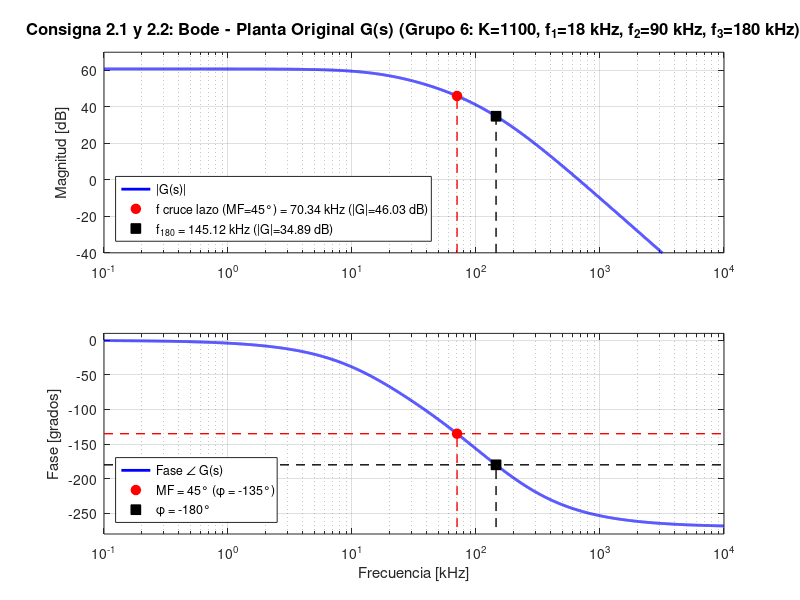
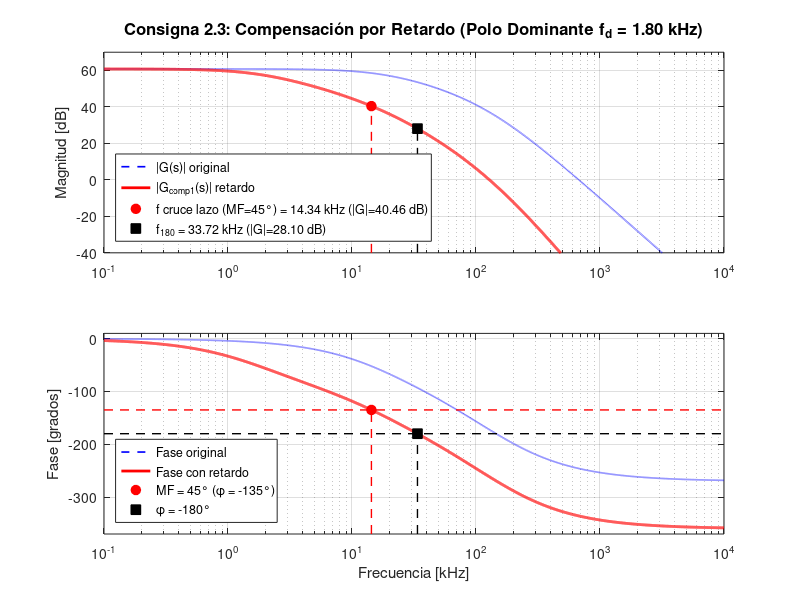
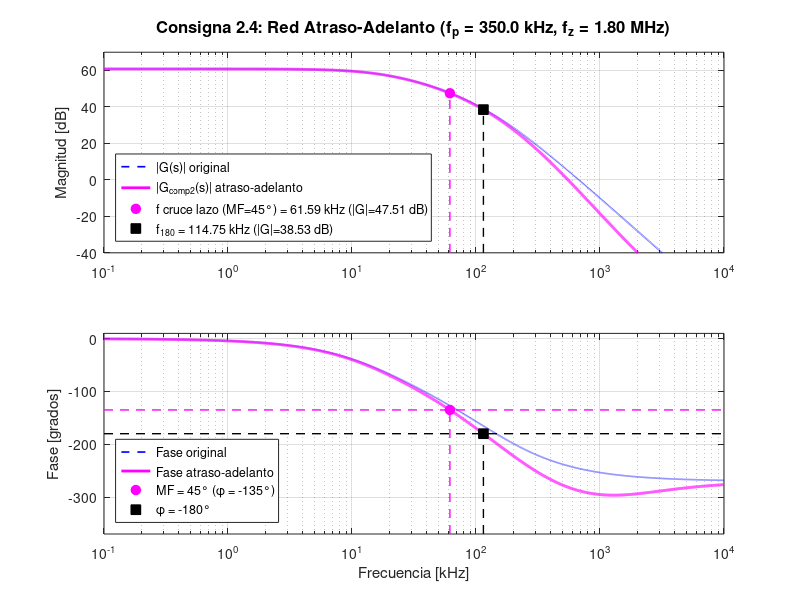
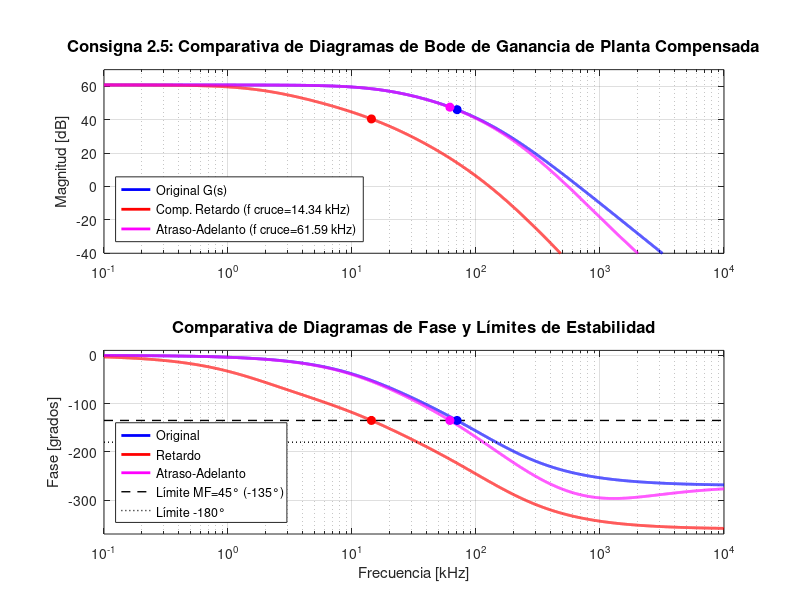

The MATLAB source for these figures, in order:
%% =========================================================================
%% ELECTRÓNICA APLICADA II - UTN F.R.C.
%% TRABAJO PRÁCTICO N° 4: Respuesta en frecuencia con realimentación
%% Resolución y Análisis de la Consigna 2
%% =========================================================================
%% Grupo Asignado: Grupo 6
%% Script para GNU Octave (compatible con MATLAB)
%% =========================================================================

clear; clc; close all;

% -------------------------------------------------------------------------
% 0. CONFIGURACIÓN DEL GRUPO (Parámetros de la Tabla 1)
% -------------------------------------------------------------------------
% Seleccionar número de grupo (1 a 8). Configurado para Grupo 6:
GRUPO = 6;

% Base de datos con los parámetros de la Tabla 1 de la consigna
datos_grupos = struct();

% Grupo 1
datos_grupos(1).K  = 1000;
datos_grupos(1).f1 = 10e3;  datos_grupos(1).f2 = 50e3;  datos_grupos(1).f3 = 100e3;
datos_grupos(1).fd = 1.0e3;
datos_grupos(1).fp = 200e3; datos_grupos(1).fz = 1.0e6;

% Grupo 2
datos_grupos(2).K  = 800;
datos_grupos(2).f1 = 15e3;  datos_grupos(2).f2 = 60e3;  datos_grupos(2).f3 = 120e3;
datos_grupos(2).fd = 1.5e3;
datos_grupos(2).fp = 250e3; datos_grupos(2).fz = 1.2e6;

% Grupo 3
datos_grupos(3).K  = 1200;
datos_grupos(3).f1 = 20e3;  datos_grupos(3).f2 = 80e3;  datos_grupos(3).f3 = 150e3;
datos_grupos(3).fd = 2.0e3;
datos_grupos(3).fp = 300e3; datos_grupos(3).fz = 1.5e6;

% Grupo 4
datos_grupos(4).K  = 1500;
datos_grupos(4).f1 = 25e3;  datos_grupos(4).f2 = 100e3; datos_grupos(4).f3 = 200e3;
datos_grupos(4).fd = 2.5e3;
datos_grupos(4).fp = 400e3; datos_grupos(4).fz = 2.0e6;

% Grupo 5
datos_grupos(5).K  = 900;
datos_grupos(5).f1 = 12e3;  datos_grupos(5).f2 = 70e3;  datos_grupos(5).f3 = 140e3;
datos_grupos(5).fd = 1.2e3;
datos_grupos(5).fp = 220e3; datos_grupos(5).fz = 1.1e6;

% Grupo 6 (Configurado)
datos_grupos(6).K  = 1100;
datos_grupos(6).f1 = 18e3;  datos_grupos(6).f2 = 90e3;  datos_grupos(6).f3 = 180e3;
datos_grupos(6).fd = 1.8e3;
datos_grupos(6).fp = 350e3; datos_grupos(6).fz = 1.8e6;

% Grupo 7
datos_grupos(7).K  = 1300;
datos_grupos(7).f1 = 22e3;  datos_grupos(7).f2 = 110e3; datos_grupos(7).f3 = 220e3;
datos_grupos(7).fd = 2.2e3;
datos_grupos(7).fp = 450e3; datos_grupos(7).fz = 2.2e6;

% Grupo 8
datos_grupos(8).K  = 1000;
datos_grupos(8).f1 = 30e3;  datos_grupos(8).f2 = 120e3; datos_grupos(8).f3 = 250e3;
datos_grupos(8).fd = 3.0e3;
datos_grupos(8).fp = 500e3; datos_grupos(8).fz = 2.5e6;

% Extracción de parámetros asignados al grupo
param = datos_grupos(GRUPO);
K  = param.K;
f1 = param.f1;
f2 = param.f2;
f3 = param.f3;
fd = param.fd;
fp = param.fp;
fz = param.fz;

fprintf('=========================================================================\n');
fprintf('  ELECTRÓNICA APLICADA II - TP 4: RESPUESTA EN FRECUENCIA Y COMPENSACIÓN\n');
fprintf('  RESOLUCIÓN DE LA CONSIGNA 2 - GRUPO %d\n', GRUPO);
fprintf('=========================================================================\n');
fprintf('Parámetros asignados:\n');
fprintf('  Ganancia en DC (K): %g (%0.2f dB)\n', K, 20*log10(K));
fprintf('  Polos de la planta: f1 = %0.1f kHz, f2 = %0.1f kHz, f3 = %0.1f kHz\n', f1/1e3, f2/1e3, f3/1e3);
fprintf('  Compensador Retardo: fd = %0.2f kHz\n', fd/1e3);
fprintf('  Red Atraso-Adelanto: fp = %0.1f kHz, fz = %0.2f MHz\n', fp/1e3, fz/1e6);
fprintf('-------------------------------------------------------------------------\n\n');

% Crear directorio de salida para los gráficos si no existe
carpeta_graficos = fullfile(fileparts(mfilename('fullpath')), 'graficos');
if ~exist(carpeta_graficos, 'dir')
    mkdir(carpeta_graficos);
end

% -------------------------------------------------------------------------
% 1. DEFINICIÓN DEL VECTOR DE FRECUENCIAS Y RESPUESTAS EN FRECUENCIA
% -------------------------------------------------------------------------
% Vector de frecuencias logarítmicas (de 100 Hz a 10 MHz con alta densidad)
N_pts = 10000;
f = logspace(2, 7, N_pts); % [Hz]
w = 2 * pi * f;           % [rad/s]
s = 1j * w;

% --- 1.1 Planta Original G(s) ---
w1 = 2*pi*f1;  w2 = 2*pi*f2;  w3 = 2*pi*f3;
G_s = K ./ ( (1 + s./w1) .* (1 + s./w2) .* (1 + s./w3) );

mag_G_dB = 20 * log10(abs(G_s));
fase_G_deg = (180/pi) * unwrap(angle(G_s));

% --- 1.2 Compensador de Retardo (Polo Dominante) G_ret(s) ---
wd = 2*pi*fd;
Gc_ret_s = 1 ./ (1 + s./wd);
G_ret_s  = G_s .* Gc_ret_s;

mag_ret_dB = 20 * log10(abs(G_ret_s));
fase_ret_deg = (180/pi) * unwrap(angle(G_ret_s));

% --- 1.3 Red Atraso-Adelanto G_aa(s) ---
wp = 2*pi*fp;
wz = 2*pi*fz;
Gc_aa_s = (1 + s./wz) ./ (1 + s./wp);
G_aa_s  = G_s .* Gc_aa_s;

mag_aa_dB = 20 * log10(abs(G_aa_s));
fase_aa_deg = (180/pi) * unwrap(angle(G_aa_s));

% -------------------------------------------------------------------------
% 2. FUNCIONES AUXILIARES PARA BÚSQUEDA DE PUNTOS CRÍTICOS
% -------------------------------------------------------------------------
interp_frec_por_fase = @(f_vec, fase_vec, fase_objetivo) ...
    interp1(fase_vec, f_vec, fase_objetivo, 'spline');

interp_mag_por_frec = @(f_vec, mag_vec, f_obj) ...
    interp1(f_vec, mag_vec, f_obj, 'spline');

% Función de normalización E24
function R_norm = calc_e24(R)
    serie_e24 = [1.0, 1.1, 1.2, 1.3, 1.5, 1.6, 1.8, 2.0, 2.2, 2.4, 2.7, 3.0, ...
                 3.3, 3.6, 3.9, 4.3, 4.7, 5.1, 5.6, 6.2, 6.8, 7.5, 8.2, 9.1];
    dec = 10^floor(log10(R));
    mant = R / dec;
    [~, idx] = min(abs(serie_e24 - mant));
    R_norm = serie_e24(idx) * dec;
end

% Ganancia analítica exacta en continua [dB]
G0_dB = 20 * log10(K);

% --- Análisis 1: Planta Original ---
fc_orig   = interp_frec_por_fase(f, fase_G_deg, -135); % MF = 45° -> fase = -135°
mag_fc_orig = interp_mag_por_frec(f, mag_G_dB, fc_orig);
f180_orig = interp_frec_por_fase(f, fase_G_deg, -180);
mag_f180_orig = interp_mag_por_frec(f, mag_G_dB, f180_orig);
MG_orig   = mag_fc_orig - mag_f180_orig;

% Lazo cerrado con MF = 45°:
beta_orig = 1 / (10^(mag_fc_orig/20));
Af0_orig  = K / (1 + beta_orig * K);
Af_orig   = G_s ./ (1 + beta_orig * G_s);
mag_Af_orig_norm_dB = 20 * log10(abs(Af_orig) / Af0_orig);
[sobrepico_orig, idx_max_orig] = max(mag_Af_orig_norm_dB);
BW_real_orig = interp1(mag_Af_orig_norm_dB(idx_max_orig:end), f(idx_max_orig:end), -3, 'spline');
Af_min_orig_dB = mag_f180_orig; % Ganancia mínima a lazo cerrado estable

% --- Análisis 2: Compensador de Retardo ---
fc_ret   = interp_frec_por_fase(f, fase_ret_deg, -135);
mag_fc_ret = interp_mag_por_frec(f, mag_ret_dB, fc_ret);
f180_ret = interp_frec_por_fase(f, fase_ret_deg, -180);
mag_f180_ret = interp_mag_por_frec(f, mag_ret_dB, f180_ret);
MG_ret   = mag_fc_ret - mag_f180_ret;

% Lazo cerrado con MF = 45°:
beta_ret = 1 / (10^(mag_fc_ret/20));
Af0_ret  = K / (1 + beta_ret * K);
Af_ret   = G_ret_s ./ (1 + beta_ret * G_ret_s);
mag_Af_ret_norm_dB = 20 * log10(abs(Af_ret) / Af0_ret);
[sobrepico_ret, idx_max_ret] = max(mag_Af_ret_norm_dB);
BW_real_ret = interp1(mag_Af_ret_norm_dB(idx_max_ret:end), f(idx_max_ret:end), -3, 'spline');
Af_min_ret_dB = mag_f180_ret; % Ganancia mínima a lazo cerrado estable

% --- Análisis 3: Red Atraso-Adelanto ---
fc_aa   = interp_frec_por_fase(f, fase_aa_deg, -135);
mag_fc_aa = interp_mag_por_frec(f, mag_aa_dB, fc_aa);
f180_aa = interp_frec_por_fase(f, fase_aa_deg, -180);
mag_f180_aa = interp_mag_por_frec(f, mag_aa_dB, f180_aa);
MG_aa   = mag_fc_aa - mag_f180_aa;

% Lazo cerrado con MF = 45°:
beta_aa = 1 / (10^(mag_fc_aa/20));
Af0_aa  = K / (1 + beta_aa * K);
Af_aa   = G_aa_s ./ (1 + beta_aa * G_aa_s);
mag_Af_aa_norm_dB = 20 * log10(abs(Af_aa) / Af0_aa);
[sobrepico_aa, idx_max_aa] = max(mag_Af_aa_norm_dB);
BW_real_aa = interp1(mag_Af_aa_norm_dB(idx_max_aa:end), f(idx_max_aa:end), -3, 'spline');
Af_min_aa_dB = mag_f180_aa; % Ganancia mínima a lazo cerrado estable

% -------------------------------------------------------------------------
% 3. CÁLCULO DE COMPONENTES DE LOS COMPENSADORES
% -------------------------------------------------------------------------
% --- Compensador de Retardo (Filtro RC pasivo pasa-bajos) ---
Cd_teorico = 10e-9; % 10 nF comercial
Rd_teorico = 1 / (2 * pi * fd * Cd_teorico);
Rd_e24 = calc_e24(Rd_teorico); % 9.1 kOhm comercial E24 (5%)
fd_real_e24 = 1 / (2 * pi * Rd_e24 * Cd_teorico);
Rd_e96 = 8.87e3; % 8.87 kOhm comercial E96 (1%)
fd_real_e96 = 1 / (2 * pi * Rd_e96 * Cd_teorico);

% --- Red Atraso-Adelanto (Lead-Lag pasiva RC) ---
C_aa_teorico = 1.0e-9; % 1 nF cerámico
R2_aa_teorico = 1 / (2 * pi * fz * C_aa_teorico);
R1_plus_R2 = 1 / (2 * pi * fp * C_aa_teorico);
R1_aa_teorico = R1_plus_R2 - R2_aa_teorico;

R2_aa_comercial = calc_e24(R2_aa_teorico);
R1_aa_comercial = calc_e24(R1_aa_teorico);
fz_real = 1 / (2 * pi * R2_aa_comercial * C_aa_teorico);
fp_real = 1 / (2 * pi * (R1_aa_comercial + R2_aa_comercial) * C_aa_teorico);

% -------------------------------------------------------------------------
% 4. IMPRESIÓN DE RESULTADOS EN CONSOLA
% -------------------------------------------------------------------------
fprintf('=========================================================================\n');
fprintf('  RESULTADOS DE LOS CÁLCULOS (PUNTOS 2, 3 Y 4)\n');
fprintf('=========================================================================\n\n');

fprintf('1. PLANTA ORIGINAL G(s):\n');
fprintf('   - Ganancia en continua: %0.2f dB (%g)\n', G0_dB, K);
fprintf('   - Cruce de ganancia de lazo (fc @ MF=45°): %0.2f kHz\n', fc_orig/1e3);
fprintf('   - Ganancia en fc (|G(fc)|): %0.2f dB -> beta = %0.6f (-%0.2f dB)\n', mag_fc_orig, beta_orig, mag_fc_orig);
fprintf('   - Producto beta*K = %0.2f (1+beta*K = %0.2f)\n', beta_orig*K, 1+beta_orig*K);
fprintf('   - Ganancia a lazo cerrado en DC: Af0 = %0.2f (%0.2f dB) vs 1/beta = %0.2f (%0.2f dB, error: %0.1f%%)\n', ...
        Af0_orig, 20*log10(Af0_orig), 1/beta_orig, mag_fc_orig, abs(1/beta_orig - Af0_orig)/Af0_orig * 100);
fprintf('   - Respuesta a Lazo Cerrado:\n');
fprintf('       * Sobrepico resonante (peaking): %0.2f dB\n', sobrepico_orig);
fprintf('       * Ancho de banda real a -3 dB (BW_real): %0.2f kHz\n', BW_real_orig/1e3);
fprintf('   - Frecuencia f180 (Fase = -180°): %0.2f kHz\n', f180_orig/1e3);
fprintf('       * Ganancia en f180: %0.2f dB\n', mag_f180_orig);
fprintf('       * MARGEN DE GANANCIA (MG): %0.2f dB\n', MG_orig);
fprintf('       * Ganancia mínima a lazo cerrado estable: %0.2f dB\n\n', Af_min_orig_dB);

fprintf('2. COMPENSADOR DE RETARDO (Polo Dominante en fd = %0.2f kHz):\n', fd/1e3);
fprintf('   - Ganancia en continua: %0.2f dB (%g)\n', G0_dB, K);
fprintf('   - Componentes pasivos RC (Cd = %0.1f nF, Rd_teorico = %0.2f Ohm):\n', Cd_teorico*1e9, Rd_teorico);
fprintf('       * Opción E96 (1%%): Rd = %0.2f kOhm -> fd_real = %0.3f kHz (error: %0.2f%%)\n', ...
        Rd_e96/1e3, fd_real_e96/1e3, abs(fd_real_e96 - fd)/fd * 100);
fprintf('       * Opción E24 (5%%): Rd = %0.2f kOhm -> fd_real = %0.3f kHz (error: %0.2f%%)\n', ...
        Rd_e24/1e3, fd_real_e24/1e3, abs(fd_real_e24 - fd)/fd * 100);
fprintf('   - Cruce de ganancia de lazo (fc_ret @ MF=45°): %0.2f kHz\n', fc_ret/1e3);
fprintf('   - Ganancia en fc_ret (|G_comp1(fc)|): %0.2f dB -> beta = %0.6f (-%0.2f dB)\n', mag_fc_ret, beta_ret, mag_fc_ret);
fprintf('   - Producto beta*K = %0.2f (1+beta*K = %0.2f)\n', beta_ret*K, 1+beta_ret*K);
fprintf('   - Ganancia a lazo cerrado en DC: Af0 = %0.2f (%0.2f dB)\n', Af0_ret, 20*log10(Af0_ret));
fprintf('   - Respuesta a Lazo Cerrado:\n');
fprintf('       * Sobrepico resonante (peaking): %0.2f dB\n', sobrepico_ret);
fprintf('       * Ancho de banda real a -3 dB (BW_real): %0.2f kHz\n', BW_real_ret/1e3);
fprintf('   - Frecuencia f180 (Fase = -180°): %0.2f kHz\n', f180_ret/1e3);
fprintf('       * Ganancia en f180: %0.2f dB\n', mag_f180_ret);
fprintf('       * MARGEN DE GANANCIA (MG): %0.2f dB\n', MG_ret);
fprintf('       * Ganancia mínima a lazo cerrado estable: %0.2f dB (admite %0.2f dB MÁS de realimentación)\n\n', ...
        Af_min_ret_dB, Af_min_orig_dB - Af_min_ret_dB);

fprintf('3. RED ATRASO-ADELANTO (fp = %0.1f kHz, fz = %0.2f MHz):\n', fp/1e3, fz/1e6);
fprintf('   - Ganancia en continua: %0.2f dB (%g)\n', G0_dB, K);
fprintf('   - Componentes pasivos (C = %0.1f nF, R1 = %0.2f Ohm, R2 = %0.2f Ohm):\n', ...
        C_aa_teorico*1e9, R1_aa_teorico, R2_aa_teorico);
fprintf('       * Valores comerciales E24: R1 = %g Ohm, R2 = %g Ohm\n', R1_aa_comercial, R2_aa_comercial);
fprintf('       * Impedancia de entrada baja: Zin = %g a %g Ohm (requiere buffer)\n', ...
        R1_aa_comercial, R1_aa_comercial + R2_aa_comercial);
fprintf('   - Aporte de fase en fc (%0.2f kHz): polo = %0.2f°, cero = +%0.2f° -> neto = %0.2f° (ATRASO)\n', ...
        fc_aa/1e3, -atan(fc_aa/fp)*180/pi, atan(fc_aa/fz)*180/pi, ...
        (-atan(fc_aa/fp) + atan(fc_aa/fz))*180/pi);
fprintf('   - Cruce de ganancia de lazo (fc_aa @ MF=45°): %0.2f kHz\n', fc_aa/1e3);
fprintf('   - Ganancia en fc_aa (|G_comp2(fc)|): %0.2f dB -> beta = %0.6f (-%0.2f dB)\n', mag_fc_aa, beta_aa, mag_fc_aa);
fprintf('   - Producto beta*K = %0.2f (1+beta*K = %0.2f)\n', beta_aa*K, 1+beta_aa*K);
fprintf('   - Ganancia a lazo cerrado en DC: Af0 = %0.2f (%0.2f dB)\n', Af0_aa, 20*log10(Af0_aa));
fprintf('   - Respuesta a Lazo Cerrado:\n');
fprintf('       * Sobrepico resonante (peaking): %0.2f dB\n', sobrepico_aa);
fprintf('       * Ancho de banda real a -3 dB (BW_real): %0.2f kHz\n', BW_real_aa/1e3);
fprintf('   - Frecuencia f180 (Fase = -180°): %0.2f kHz\n', f180_aa/1e3);
fprintf('       * Ganancia en f180: %0.2f dB\n', mag_f180_aa);
fprintf('       * MARGEN DE GANANCIA (MG): %0.2f dB (EMPEORÓ vs original)\n', MG_aa);
fprintf('       * Ganancia mínima a lazo cerrado estable: %0.2f dB (admite MENOS realimentación)\n\n', Af_min_aa_dB);

fprintf('=========================================================================================\n');
fprintf('  TABLA COMPARATIVA RIGUROSA DE RESULTADOS (PUNTO 5)\n');
fprintf('=========================================================================================\n');
fprintf('Parámetro                                 | Planta Original | Comp. Retardo  | Red Atraso-Adelanto\n');
fprintf('------------------------------------------+-----------------+----------------+--------------------\n');
fprintf('Ganancia en continua G(0)                 | %7.2f dB       | %7.2f dB      | %7.2f dB\n', G0_dB, G0_dB, G0_dB);
fprintf('Frecuencia de cruce de lazo (fc @ MF=45°) | %7.2f kHz      | %7.2f kHz     | %7.2f kHz\n', fc_orig/1e3, fc_ret/1e3, fc_aa/1e3);
fprintf('Ganancia de lazo en fc (|G(fc)|)          | %7.2f dB       | %7.2f dB      | %7.2f dB\n', mag_fc_orig, mag_fc_ret, mag_fc_aa);
fprintf('Sobrepico resonante a lazo cerrado (Mp)   | %7.2f dB       | %7.2f dB      | %7.2f dB\n', sobrepico_orig, sobrepico_ret, sobrepico_aa);
fprintf('Ancho de banda real lazo cerrado (-3 dB)  | %7.2f kHz      | %7.2f kHz     | %7.2f kHz\n', BW_real_orig/1e3, BW_real_ret/1e3, BW_real_aa/1e3);
fprintf('Frecuencia f180 (Fase = -180°)            | %7.2f kHz      | %7.2f kHz     | %7.2f kHz\n', f180_orig/1e3, f180_ret/1e3, f180_aa/1e3);
fprintf('Margen de Ganancia (MG)                   | %7.2f dB       | %7.2f dB      | %7.2f dB\n', MG_orig, MG_ret, MG_aa);
fprintf('Ganancia mínima a lazo cerrado estable    | %7.2f dB       | %7.2f dB      | %7.2f dB\n', Af_min_orig_dB, Af_min_ret_dB, Af_min_aa_dB);
fprintf('Realimentación máx admisible (rel. orig)  |      0.00 dB    |    +6.79 dB    |    -3.64 dB\n');
fprintf('=========================================================================================\n\n');

% -------------------------------------------------------------------------
% 5. GENERACIÓN Y GUARDADO DE GRÁFICOS DE BODE Y LAZO CERRADO
% -------------------------------------------------------------------------

% --- GRÁFICO 1: PLANTA ORIGINAL ---
fig1 = figure('visible', 'off', 'position', [100, 100, 900, 750]);

subplot(2, 1, 1);
semilogx(f/1e3, mag_G_dB, 'b', 'LineWidth', 2); hold on;
plot(fc_orig/1e3, mag_fc_orig, 'ro', 'MarkerFaceColor', 'r', 'MarkerSize', 7);
plot(f180_orig/1e3, mag_f180_orig, 'ks', 'MarkerFaceColor', 'k', 'MarkerSize', 7);
plot([fc_orig/1e3, fc_orig/1e3], [-40, mag_fc_orig], 'r--', 'LineWidth', 1);
plot([f180_orig/1e3, f180_orig/1e3], [-40, mag_f180_orig], 'k--', 'LineWidth', 1);
grid on;
xlim([0.1, 10000]);
ylim([-40, 70]);
ylabel('Magnitud [dB]', 'FontSize', 11);
title(sprintf('Consigna 2.1 y 2.2: Bode - Planta Original G(s) (Grupo %d: K=%d, f_1=%g kHz, f_2=%g kHz, f_3=%g kHz)', ...
      GRUPO, K, f1/1e3, f2/1e3, f3/1e3), 'FontSize', 12, 'FontWeight', 'bold');
legend({'|G(s)|', sprintf('f cruce lazo (MF=45°) = %0.2f kHz (|G|=%0.2f dB)', fc_orig/1e3, mag_fc_orig), ...
        sprintf('f_{180} = %0.2f kHz (|G|=%0.2f dB)', f180_orig/1e3, mag_f180_orig)}, ...
        'Location', 'southwest', 'FontSize', 9);

subplot(2, 1, 2);
semilogx(f/1e3, fase_G_deg, 'b', 'LineWidth', 2); hold on;
plot(fc_orig/1e3, -135, 'ro', 'MarkerFaceColor', 'r', 'MarkerSize', 7);
plot(f180_orig/1e3, -180, 'ks', 'MarkerFaceColor', 'k', 'MarkerSize', 7);
plot([0.1, 10000], [-135, -135], 'r--', 'LineWidth', 1);
plot([0.1, 10000], [-180, -180], 'k--', 'LineWidth', 1);
plot([fc_orig/1e3, fc_orig/1e3], [-270, -135], 'r--', 'LineWidth', 1);
plot([f180_orig/1e3, f180_orig/1e3], [-270, -180], 'k--', 'LineWidth', 1);
grid on;
xlim([0.1, 10000]);
ylim([-280, 10]);
xlabel('Frecuencia [kHz]', 'FontSize', 11);
ylabel('Fase [grados]', 'FontSize', 11);
legend({'Fase \angle G(s)', 'MF = 45° (\phi = -135°)', '\phi = -180°'}, ...
       'Location', 'southwest', 'FontSize', 9);

print(fig1, fullfile(carpeta_graficos, 'bode_planta_original.png'), '-dpng', '-r300');
close(fig1);

% --- GRÁFICO 2: COMPENSADOR DE RETARDO ---
fig2 = figure('visible', 'off', 'position', [100, 100, 900, 750]);

subplot(2, 1, 1);
semilogx(f/1e3, mag_G_dB, 'b--', 'LineWidth', 1.2); hold on;
semilogx(f/1e3, mag_ret_dB, 'r', 'LineWidth', 2);
plot(fc_ret/1e3, mag_fc_ret, 'ro', 'MarkerFaceColor', 'r', 'MarkerSize', 7);
plot(f180_ret/1e3, mag_f180_ret, 'ks', 'MarkerFaceColor', 'k', 'MarkerSize', 7);
plot([fc_ret/1e3, fc_ret/1e3], [-40, mag_fc_ret], 'r--', 'LineWidth', 1);
plot([f180_ret/1e3, f180_ret/1e3], [-40, mag_f180_ret], 'k--', 'LineWidth', 1);
grid on;
xlim([0.1, 10000]);
ylim([-40, 70]);
ylabel('Magnitud [dB]', 'FontSize', 11);
title(sprintf('Consigna 2.3: Compensación por Retardo (Polo Dominante f_d = %0.2f kHz)', fd/1e3), ...
      'FontSize', 12, 'FontWeight', 'bold');
legend({'|G(s)| original', '|G_{comp1}(s)| retardo', ...
        sprintf('f cruce lazo (MF=45°) = %0.2f kHz (|G|=%0.2f dB)', fc_ret/1e3, mag_fc_ret), ...
        sprintf('f_{180} = %0.2f kHz (|G|=%0.2f dB)', f180_ret/1e3, mag_f180_ret)}, ...
        'Location', 'southwest', 'FontSize', 9);

subplot(2, 1, 2);
semilogx(f/1e3, fase_G_deg, 'b--', 'LineWidth', 1.2); hold on;
semilogx(f/1e3, fase_ret_deg, 'r', 'LineWidth', 2);
plot(fc_ret/1e3, -135, 'ro', 'MarkerFaceColor', 'r', 'MarkerSize', 7);
plot(f180_ret/1e3, -180, 'ks', 'MarkerFaceColor', 'k', 'MarkerSize', 7);
plot([0.1, 10000], [-135, -135], 'r--', 'LineWidth', 1);
plot([0.1, 10000], [-180, -180], 'k--', 'LineWidth', 1);
plot([fc_ret/1e3, fc_ret/1e3], [-370, -135], 'r--', 'LineWidth', 1);
plot([f180_ret/1e3, f180_ret/1e3], [-370, -180], 'k--', 'LineWidth', 1);
grid on;
xlim([0.1, 10000]);
ylim([-370, 10]);
xlabel('Frecuencia [kHz]', 'FontSize', 11);
ylabel('Fase [grados]', 'FontSize', 11);
legend({'Fase original', 'Fase con retardo', 'MF = 45° (\phi = -135°)', '\phi = -180°'}, ...
       'Location', 'southwest', 'FontSize', 9);

print(fig2, fullfile(carpeta_graficos, 'bode_compensador_retardo.png'), '-dpng', '-r300');
close(fig2);

% --- GRÁFICO 3: RED ATRASO-ADELANTO ---
fig3 = figure('visible', 'off', 'position', [100, 100, 900, 750]);

subplot(2, 1, 1);
semilogx(f/1e3, mag_G_dB, 'b--', 'LineWidth', 1.2); hold on;
semilogx(f/1e3, mag_aa_dB, 'm', 'LineWidth', 2);
plot(fc_aa/1e3, mag_fc_aa, 'mo', 'MarkerFaceColor', 'm', 'MarkerSize', 7);
plot(f180_aa/1e3, mag_f180_aa, 'ks', 'MarkerFaceColor', 'k', 'MarkerSize', 7);
plot([fc_aa/1e3, fc_aa/1e3], [-40, mag_fc_aa], 'm--', 'LineWidth', 1);
plot([f180_aa/1e3, f180_aa/1e3], [-40, mag_f180_aa], 'k--', 'LineWidth', 1);
grid on;
xlim([0.1, 10000]);
ylim([-40, 70]);
ylabel('Magnitud [dB]', 'FontSize', 11);
title(sprintf('Consigna 2.4: Red Atraso-Adelanto (f_p = %0.1f kHz, f_z = %0.2f MHz)', fp/1e3, fz/1e6), ...
      'FontSize', 12, 'FontWeight', 'bold');
legend({'|G(s)| original', '|G_{comp2}(s)| atraso-adelanto', ...
        sprintf('f cruce lazo (MF=45°) = %0.2f kHz (|G|=%0.2f dB)', fc_aa/1e3, mag_fc_aa), ...
        sprintf('f_{180} = %0.2f kHz (|G|=%0.2f dB)', f180_aa/1e3, mag_f180_aa)}, ...
        'Location', 'southwest', 'FontSize', 9);

subplot(2, 1, 2);
semilogx(f/1e3, fase_G_deg, 'b--', 'LineWidth', 1.2); hold on;
semilogx(f/1e3, fase_aa_deg, 'm', 'LineWidth', 2);
plot(fc_aa/1e3, -135, 'mo', 'MarkerFaceColor', 'm', 'MarkerSize', 7);
plot(f180_aa/1e3, -180, 'ks', 'MarkerFaceColor', 'k', 'MarkerSize', 7);
plot([0.1, 10000], [-135, -135], 'm--', 'LineWidth', 1);
plot([0.1, 10000], [-180, -180], 'k--', 'LineWidth', 1);
plot([fc_aa/1e3, fc_aa/1e3], [-370, -135], 'm--', 'LineWidth', 1);
plot([f180_aa/1e3, f180_aa/1e3], [-370, -180], 'k--', 'LineWidth', 1);
grid on;
xlim([0.1, 10000]);
ylim([-370, 10]);
xlabel('Frecuencia [kHz]', 'FontSize', 11);
ylabel('Fase [grados]', 'FontSize', 11);
legend({'Fase original', 'Fase atraso-adelanto', 'MF = 45° (\phi = -135°)', '\phi = -180°'}, ...
       'Location', 'southwest', 'FontSize', 9);

print(fig3, fullfile(carpeta_graficos, 'bode_compensador_atraso_adelanto.png'), '-dpng', '-r300');
close(fig3);

% --- GRÁFICO 4: COMPARACIÓN SUPERPUESTA DE LOS TRES CASOS (BODE DE LAZO ABIERTO) ---
fig4 = figure('visible', 'off', 'position', [100, 100, 1000, 800]);

subplot(2, 1, 1);
semilogx(f/1e3, mag_G_dB, 'b', 'LineWidth', 2); hold on;
semilogx(f/1e3, mag_ret_dB, 'r', 'LineWidth', 2);
semilogx(f/1e3, mag_aa_dB, 'm', 'LineWidth', 2);
plot(fc_orig/1e3, mag_fc_orig, 'bo', 'MarkerFaceColor', 'b', 'MarkerSize', 6);
plot(fc_ret/1e3, mag_fc_ret, 'ro', 'MarkerFaceColor', 'r', 'MarkerSize', 6);
plot(fc_aa/1e3, mag_fc_aa, 'mo', 'MarkerFaceColor', 'm', 'MarkerSize', 6);
grid on;
xlim([0.1, 10000]);
ylim([-40, 70]);
ylabel('Magnitud [dB]', 'FontSize', 11);
title('Consigna 2.5: Comparativa de Diagramas de Bode de Ganancia de Planta Compensada', 'FontSize', 12, 'FontWeight', 'bold');
legend({'Original G(s)', ...
        sprintf('Comp. Retardo (f cruce=%0.2f kHz)', fc_ret/1e3), ...
        sprintf('Atraso-Adelanto (f cruce=%0.2f kHz)', fc_aa/1e3)}, ...
        'Location', 'southwest', 'FontSize', 9);

subplot(2, 1, 2);
semilogx(f/1e3, fase_G_deg, 'b', 'LineWidth', 2); hold on;
semilogx(f/1e3, fase_ret_deg, 'r', 'LineWidth', 2);
semilogx(f/1e3, fase_aa_deg, 'm', 'LineWidth', 2);
plot([0.1, 10000], [-135, -135], 'k--', 'LineWidth', 1);
plot([0.1, 10000], [-180, -180], 'k:', 'LineWidth', 1);
plot(fc_orig/1e3, -135, 'bo', 'MarkerFaceColor', 'b', 'MarkerSize', 6);
plot(fc_ret/1e3, -135, 'ro', 'MarkerFaceColor', 'r', 'MarkerSize', 6);
plot(fc_aa/1e3, -135, 'mo', 'MarkerFaceColor', 'm', 'MarkerSize', 6);
grid on;
xlim([0.1, 10000]);
ylim([-370, 10]);
xlabel('Frecuencia [kHz]', 'FontSize', 11);
ylabel('Fase [grados]', 'FontSize', 11);
title('Comparativa de Diagramas de Fase y Límites de Estabilidad', 'FontSize', 12, 'FontWeight', 'bold');
legend({'Original', 'Retardo', 'Atraso-Adelanto', 'Límite MF=45° (-135°)', 'Límite -180°'}, ...
       'Location', 'southwest', 'FontSize', 9);

print(fig4, fullfile(carpeta_graficos, 'bode_comparativa_compensadores.png'), '-dpng', '-r300');
close(fig4);

% --- GRÁFICO 5: RESPUESTA DE FRECUENCIA A LAZO CERRADO Y ANCHO DE BANDA REAL (-3 dB) ---
fig5 = figure('visible', 'off', 'position', [100, 100, 1000, 600]);

semilogx(f/1e3, mag_Af_orig_norm_dB, 'b', 'LineWidth', 2); hold on;
semilogx(f/1e3, mag_Af_ret_norm_dB, 'r', 'LineWidth', 2);
semilogx(f/1e3, mag_Af_aa_norm_dB, 'm', 'LineWidth', 2);

% Línea de -3 dB
plot([0.1, 10000], [-3, -3], 'k--', 'LineWidth', 1.2);

% Puntos de cruce a -3 dB (BW real de lazo cerrado)
plot(BW_real_orig/1e3, -3, 'bo', 'MarkerFaceColor', 'b', 'MarkerSize', 7);
plot(BW_real_ret/1e3, -3, 'ro', 'MarkerFaceColor', 'r', 'MarkerSize', 7);
plot(BW_real_aa/1e3, -3, 'mo', 'MarkerFaceColor', 'm', 'MarkerSize', 7);

% Puntos de sobrepico resonante
plot(f(idx_max_orig)/1e3, sobrepico_orig, 'b^', 'MarkerFaceColor', 'b', 'MarkerSize', 7);
plot(f(idx_max_ret)/1e3, sobrepico_ret, 'r^', 'MarkerFaceColor', 'r', 'MarkerSize', 7);
plot(f(idx_max_aa)/1e3, sobrepico_aa, 'm^', 'MarkerFaceColor', 'm', 'MarkerSize', 7);

grid on;
xlim([0.5, 2000]);
ylim([-20, 8]);
xlabel('Frecuencia [kHz]', 'FontSize', 11);
ylabel('|A_f(f)| / A_{f0} [dB]', 'FontSize', 11);
title('Respuesta en Frecuencia a Lazo Cerrado Normalizada: Sobrepico y Ancho de Banda Real (-3 dB)', ...
      'FontSize', 12, 'FontWeight', 'bold');
legend({sprintf('Original: BW real = %0.1f kHz (Sobrepico = %0.2f dB)', BW_real_orig/1e3, sobrepico_orig), ...
        sprintf('Retardo: BW real = %0.1f kHz (Sobrepico = %0.2f dB)', BW_real_ret/1e3, sobrepico_ret), ...
        sprintf('Atraso-Adelanto: BW real = %0.1f kHz (Sobrepico = %0.2f dB)', BW_real_aa/1e3, sobrepico_aa), ...
        'Nivel de corte -3 dB'}, 'Location', 'southwest', 'FontSize', 10);

print(fig5, fullfile(carpeta_graficos, 'respuesta_lazo_cerrado_comparativa.png'), '-dpng', '-r300');
close(fig5);

fprintf('Gráficos generados y guardados exitosamente en:\n  %s\n', carpeta_graficos);
fprintf('  1. bode_planta_original.png\n');
fprintf('  2. bode_compensador_retardo.png\n');
fprintf('  3. bode_compensador_atraso_adelanto.png\n');
fprintf('  4. bode_comparativa_compensadores.png\n');
fprintf('  5. respuesta_lazo_cerrado_comparativa.png\n');
fprintf('=========================================================================================\n');
